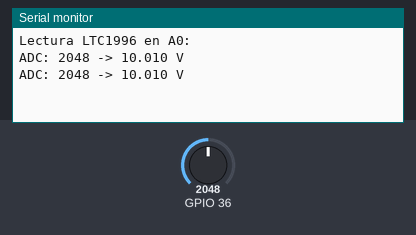
A sketch run on a simulated ESP32. Shown: the last lines printed to the serial monitor. The inputs (shaded band) are chosen by the test bench; at power-on: GPIO 36 = 2048.

Above: at 2.2 s.
2.3 s: GPIO 36 set to 2866
At 3.5 s:
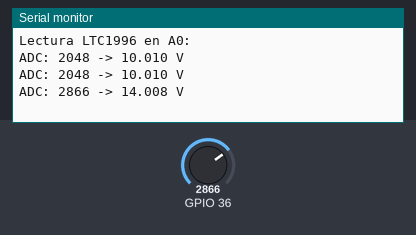
3.8 s: GPIO 36 set to 3603
At 4.3 s:
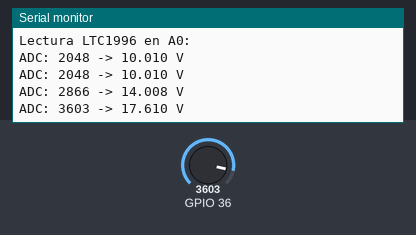
Timing chart, 0 to 6.8 s (numbered marks = the images above; inputs shaded):
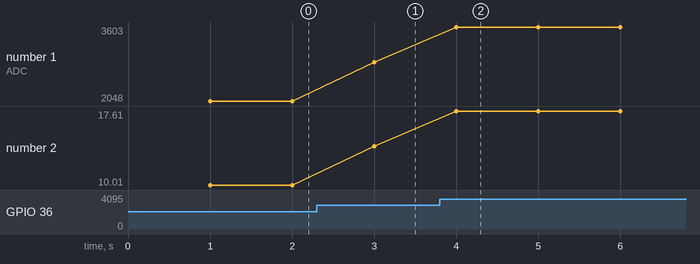

The sketch:

codigoConexionESP32_3.ino
```cpp
void setup() {
  Serial.begin(9600);
  // Dar tiempo para estabilizar
  delay(1000);
  Serial.println("Lectura LTC1996 en A0:");
}

void loop() {
  // Leer directamente el pin A0
  int valorADC = analogRead(A0);

  // Convertir a voltaje
  float tension = (valorADC * 5.0) / 1023.0;

  // Mostrar ambos valores para debug
  Serial.print("ADC: ");
  Serial.print(valorADC);
  Serial.print(" -> ");
  Serial.print(tension, 3);
  Serial.println(" V");

  delay(1000);
}
```

Measured:
- after the input at 2.3 s, the serial monitor: prints a new line after 0.70 s (image 1)
- after the input at 3.8 s, the serial monitor: prints a new line after 0.20 s (image 2)
- plotted number 1: 2048 → 2866 after the input at 2.3 s, 2866 → 3603 after the input at 3.8 s
- plotted number 2: 10.01 → 14.01 after the input at 2.3 s, 14.01 → 17.61 after the input at 3.8 s
